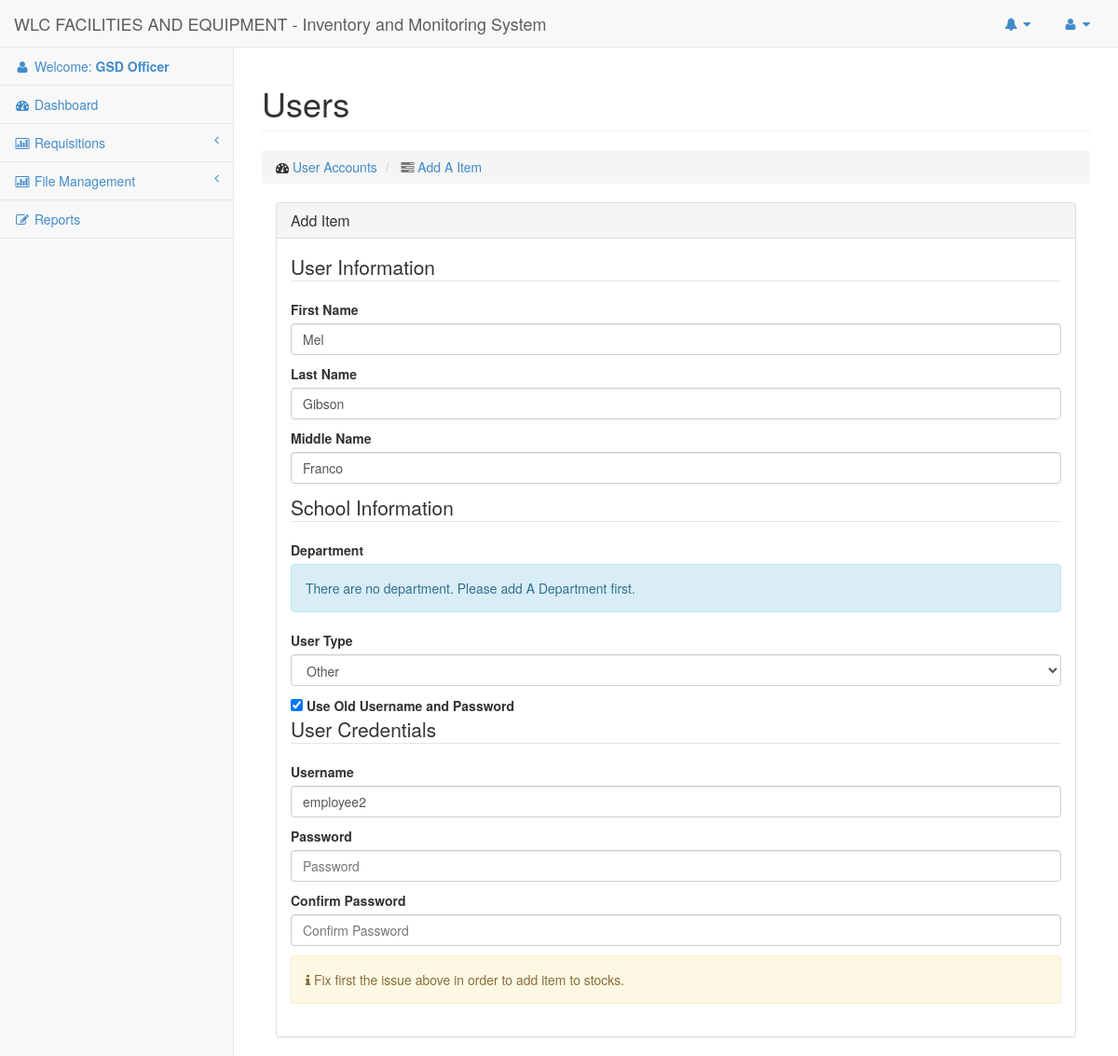
Page /Pages/Users/update.php?user=10089 (signed in) on the committed database.
### tables this page shows
CREATE TABLE `users` (
  `id` int(50) NOT NULL AUTO_INCREMENT,
  `email` varchar(100) NOT NULL,
  `password` varchar(100) NOT NULL,
  `lastname` varchar(100) NOT NULL,
  `firstname` varchar(100) NOT NULL,
  `middlename` varchar(50) NOT NULL,
  `status` enum('Active','Inactive','Deleted') NOT NULL,
  `type` varchar(30) NOT NULL,
  `datetime_added` datetime NOT NULL,
  `datetime_updated` varchar(45) NOT NULL,
  `datetime_deleted` varchar(45) NOT NULL,
  `department_id` int(11) NOT NULL,
  PRIMARY KEY (`id`),
  UNIQUE KEY `user_id` (`id`),
  UNIQUE KEY `user_id_2` (`id`),
  UNIQUE KEY `user_id_3` (`id`)
);

### Core/Link.php (called while the page is built)
<?php
Class Link
{
	public static function createUrl($url)
	{
		return 'http://'.$_SERVER['HTTP_HOST'].'/'.$url;
	}
}

### Config/DbConnection.php (called while the page is built, shortened)
<?php
Class DbConnection{
	private static $_instance;
	public static function connect() {
		if(!self::$_instance) {
			self::$_instance = new self();
		}
		return self::$_instance;
	}
	private function __construct() {
		$this->_connection = new mysqli(Constant::DB_HOST, Constant::DB_USER,
			Constant::DB_PASS, Constant::DB_NAME);
	}
	public function getConnection() {
		return $this->_connection;
	}
}

### Repositories/Base.php (called while the page is built, shortened)
<?php
Class Base {
	public $connection = '';
	public function __construct()
	{
		$this->connection = DbConnection::connect()->getConnection();
	}
	public function getAll($columns = null, $where = null)
	{
		$sql = '';
		if ($columns) {
			$sql = 'SELECT '.implode(',', $columns).' FROM '.$this->table;
			if ($where) {
				$whereClause = [];
				$sql .= ' WHERE ';
				foreach ($where as $column => $value) {
					$whereClause[] = "`$this->table`.`$column`='$value'";
				}
				$sql .= ' '.implode(',', $whereClause);
			}
		} else {
			$sql = 'SELECT * FROM '.$this->table;
		}
		$data = $this->connection->query($sql);
		return $data;
	}
}
?>

### Utilities/UserUtility.php (called while the page is built, shortened)
<?php
class UserUtility
{
	public static function getUserTypes($isInventoryOffice = true)
	{
		$userTypes = [
			Constant::USER_GSD_OFFICER,
			Constant::USER_PRESIDENT,
			Constant::USER_DEAN,
			Constant::USER_PROPERTY_CUSTODIAN,
			Constant::USER_COMPTROLLER,
			Constant::USER_TREASURER,
			Constant::USER_DEPARTMENT_HEAD,
			Constant::USER_EMPLOYEE,
		];
		return $userTypes;
	}
}

### Pages/Users/update.php (the view, shortened to what this page needs)
<?php
include $_SERVER['DOCUMENT_ROOT'].'/Core/Loader.php';
$userRepo = new User();
if (isset($_GET['user'])) {
  $user = $userRepo->getAll(['*'],['id' => $_GET['user']]);
  if ($user && $user->num_rows != 0) {
    $user = $user->fetch_assoc();
  } else {
    echo json_encode(['error' => 'User Not Found']);
    die();
  }
} else {
  echo json_encode(['error' => 'User Id not Defined']);
  die();
}
$error = false;
?>
  <div class="row">
      <div class="col-lg-12">
          <h1 class="page-header">Users</h1>
          <ol class="breadcrumb">
              <li>
                  <i class="fa fa-dashboard"></i>  <a href="#">User Accounts</a>
              </li>
              <li class="active">
                  <i class='fa fa-tasks'></i> <a href="<?php echo Link::createUrl('Pages/Users/add.php'); ?>">Add A Item</a>
              </li>
          </ol>
      </div>
  </div>
  <div class="row">
    <div class="col-md-12">
      <div class="table-responsive">
        <div class="col-md-12 col-sm-12 margin-bottom-30">
        <div class="panel panel-default">
          <div class="panel-heading">
            <h4 class="panel-title">Add Item</h4>
          </div>
          <div class="panel-body">
            <?php
                $departmentObj   = new Department();
                $departments = $departmentObj->getAll();
            ?>
                <form action ="<?php echo Link::createUrl('Controllers/AddUser.php'); ?>" method="post">
                    <fieldset>
                      <legend>User Information</legend>
                      <div class="control-group">
                          <label class='control-label' for="first_name"> First Name</label>
                          <input class='form-control' name="first_name" id="first_name" type="text" placeholder="First Name" required="required" value="<?php echo $user['firstname'] ?>" />
                      </div>
                      <div class="control-group">
                          <label class='control-label' for="last_name"> Last Name</label>
                          <input class='form-control' name="last_name" id="last_name" type="text" placeholder="Last Name" required="required" value="<?php echo $user['lastname'] ?>" />
                      </div>
                      <div class="control-group">
                          <label class='control-label' for="middle_name"> Middle Name</label>
                          <input class='form-control' name="middle_name" id="middle_name" type="text" placeholder="Middle Name" required="required" value="<?php echo $user['middlename'] ?>" />
                      </div>
                    </fieldset>
                    <fieldset>
                        <legend>School Information</legend>
                        <div class="control-group">
                          <label>Department</label>
                          <?php if (0 != $departments->num_rows): ?>
                                <select id='department_id' name='department_id' class='form-control' required>
                                  <option value=''>Select Department</option>
                                  <?php
                                      if ($departments) {
                                        while ($department =  $departments->fetch_assoc()) {
                                          ?>
                                            <option <?php echo ($user['department_id'] == $department['id']) ? 'selected="selected"' : '' ?> value='<?php echo $department['id']; ?>' ><?php echo $department['name']; ?></option>
                                          <?php
                                        }
                                      }
                                  ?>
                              </select>
                          <?php else: ?>
                              <?php $error = true; ?>
                              <div class="alert alert-info">
                                  There are no department. Please add A Department first.
                              </div>
                          <?php endif ?>
                      </div>
                      <div class="control-group">
                          <label class='control-label' for="user_type"> User Type</label>
                          <select class='form-control' name='user_type' required>
                              <?php foreach (UserUtility::getUserTypes() as $type) { ?>
                                <?php if ($type == Constant::USER_EMPLOYEE): ?>
                                    <option <?php echo ($user['type'] == $type) ? 'selected="selected"' : '' ?> value="<?php echo $type; ?>" >Other</option>
                                <?php else: ?>
                                    <option <?php echo ($user['type'] == $type) ? 'selected="selected"' : '' ?> value="<?php echo $type; ?>" ><?php echo $type; ?></option>
                                <?php endif ?>
                              <?php } ?>
                          </select>
                      </div>
                    </fieldset>
                    <div class="row">
                        <div class="col-md-12">
                            <input checked='checked' class='' type='checkbox' name='retainPassword' id='retainPassword' > <b>Use Old Username and Password</b>
                        </div>
                    </div>
                    <fieldset id='user_credentials'>
                        <legend>User Credentials</legend>
                        <div class="control-group">
                            <label class='control-label' for="name"> Username</label>
                            <input class='form-control' name="username" id="username" type="text" placeholder="Username" required="required" value="<?php echo $user['email'] ?>" />
                        </div>
                        <div class="control-group">
                            <label class='control-label' for="name"> Password</label>
                            <input class='form-control' name="password" id="password" type="password" placeholder="Password" value="" />
                        </div>
                        <div class="control-group">
                            <label class='control-label' for="name"> Confirm Password</label>
                            <input class='form-control' name="cpassword" id="cpassword" type="password" placeholder="Confirm Password" value="" />
                        </div>
                    </fieldset>
                    <?php if ($error): ?>
                        <div class="alert alert-warning"> <i class='fa fa-info'></i> Fix first the issue above in order to add item to stocks.</div>
                    <?php else: ?>
                        <input class='btn btn-primary clear btn-5x pull-right' name="submit" class="formbutton" value="Save User" type="submit" />
                    <?php endif ?>
                </form>
          </div>
        </div>
      </div>
      </div>
    </div>
  </div>

### css/sb-admin-2.css (style rules this page uses)
body { background-color: #f8f8f8; }

### rows in the picture
users: first_name "Mel", last_name "Gibson", middle_name "Franco", user_type "Other", username "employee2"

### other values in the picture
$_SESSION['type'] "GSD Officer"
